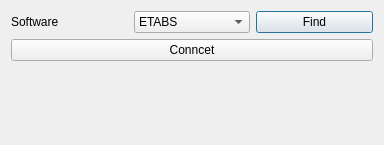
<?xml version="1.0" encoding="UTF-8"?>
<ui version="4.0">
 <class>Dialog</class>
 <widget class="QDialog" name="Dialog">
  <property name="geometry">
   <rect>
    <x>0</x>
    <y>0</y>
    <width>384</width>
    <height>145</height>
   </rect>
  </property>
  <property name="maximumSize">
   <size>
    <width>16777215</width>
    <height>16777215</height>
   </size>
  </property>
  <property name="windowTitle">
   <string>Select The Software</string>
  </property>
  <property name="windowIcon">
   <iconset resource="../civiltools.qrc">
    <normaloff>:/general/images/general/connect.svg</normaloff>:/general/images/general/connect.svg</iconset>
  </property>
  <layout class="QVBoxLayout" name="verticalLayout_2">
   <item>
    <layout class="QHBoxLayout" name="horizontalLayout">
     <item>
      <widget class="QLabel" name="label">
       <property name="text">
        <string>Software</string>
       </property>
      </widget>
     </item>
     <item>
      <widget class="QComboBox" name="software_name">
       <item>
        <property name="text">
         <string>ETABS</string>
        </property>
       </item>
       <item>
        <property name="text">
         <string>SAFE</string>
        </property>
       </item>
       <item>
        <property name="text">
         <string>SAP2000</string>
        </property>
       </item>
      </widget>
     </item>
     <item>
      <widget class="QPushButton" name="find_button">
       <property name="text">
        <string>Find</string>
       </property>
       <property name="icon">
        <iconset resource="../civiltools.qrc">
         <normaloff>:/general/images/general/search.svg</normaloff>:/general/images/general/search.svg</iconset>
       </property>
       <property name="iconSize">
        <size>
         <width>20</width>
         <height>20</height>
        </size>
       </property>
      </widget>
     </item>
    </layout>
   </item>
   <item>
    <widget class="QPushButton" name="connect_button">
     <property name="text">
      <string>Conncet</string>
     </property>
     <property name="icon">
      <iconset resource="../civiltools.qrc">
       <normaloff>:/general/images/general/connect.svg</normaloff>:/general/images/general/connect.svg</iconset>
     </property>
     <property name="iconSize">
      <size>
       <width>40</width>
       <height>40</height>
      </size>
     </property>
    </widget>
   </item>
   <item>
    <widget class="QWidget" name="softwares_layout" native="true">
     <layout class="QVBoxLayout" name="verticalLayout"/>
    </widget>
   </item>
   <item>
    <spacer name="verticalSpacer">
     <property name="orientation">
      <enum>Qt::Vertical</enum>
     </property>
     <property name="sizeHint" stdset="0">
      <size>
       <width>20</width>
       <height>40</height>
      </size>
     </property>
    </spacer>
   </item>
  </layout>
 </widget>
 <resources>
  <include location="../civiltools.qrc"/>
 </resources>
 <connections/>
</ui>
